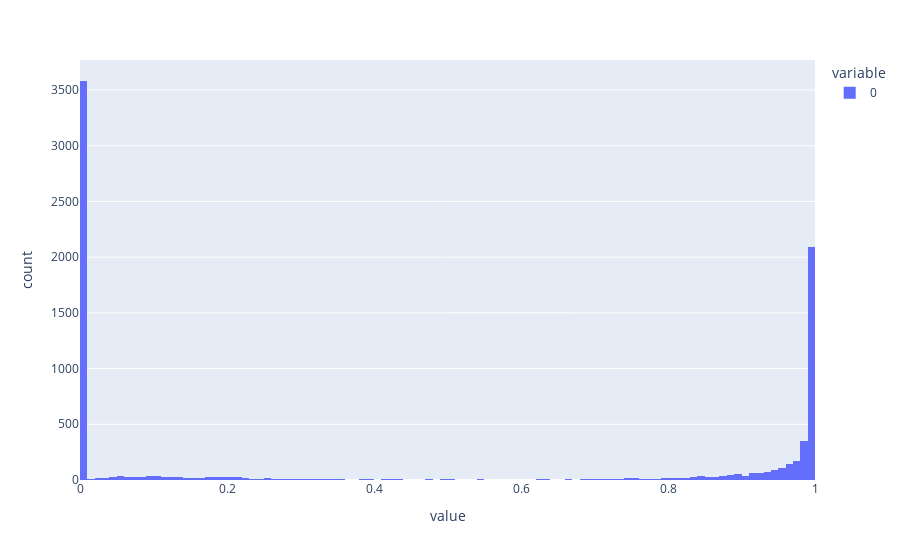

The notebook cell saved with this chart:
### Code cell
import plotly.express as px

res = model.predict(meta_features)
pred_label = (res > 0.5).astype(int)

fig = px.histogram(res, nbins=100)
fig.show()

### Figure 1 — Plotly figure (JSON) as saved in the notebook; plotly's stock layout.template omitted (floating-point values rounded to 4 significant figures; data arrays with more than 128 entries replaced by an {"elided": "..."} marker saying what was removed)
{"data": [{"bingroup": "x", "hovertemplate": "variable=0<br>value=%{x}<br>count=%{y}<extra></extra>", "legendgroup": "0", "marker": {"color": "#636efa", "pattern": {"shape": ""}}, "name": "0", "nbinsx": 100, "orientation": "v", "showlegend": true, "type": "histogram", "x": {"elided": "7996 float values"}, "xaxis": "x", "yaxis": "y"}], "layout": {"barmode": "relative", "legend": {"title": {"text": "variable"}, "tracegroupgap": 0}, "margin": {"t": 60}, "xaxis": {"anchor": "y", "domain": [0, 1], "title": {"text": "value"}}, "yaxis": {"anchor": "x", "domain": [0, 1], "title": {"text": "count"}}}}
